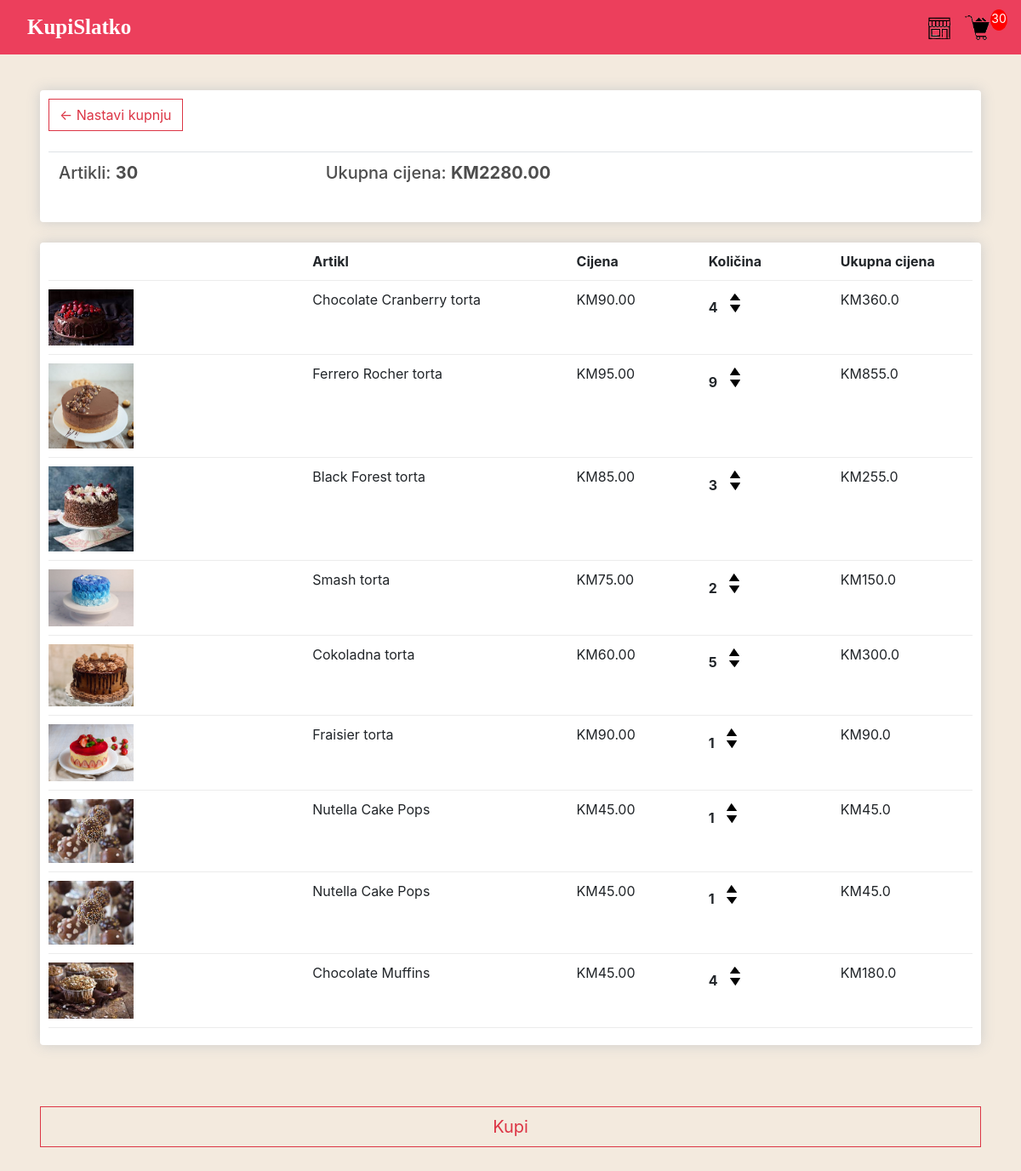
/kosarica/ (signed in), run on the app's committed database.
### aplikacija/models.py (models this page shows, shortened)
class Order(models.Model):
    slug = models.SlugField(unique=True, db_index=True, null=True)
    customer = models.ForeignKey(Customer, on_delete= models.SET_NULL, blank= True, null= True)
    date_ordered = models.DateTimeField(auto_now_add= True)
    complete = models.BooleanField(default= False, null= True, blank= False)
    transaction_id = models.CharField(max_length=50, null= True)
    @property
    def get_cart_total(self):
        orderitems = self.orderitem_set.all()
        total = sum([item.get_total for item in orderitems])
        return total
    @property
    def get_cart_items(self):
        orderitems = self.orderitem_set.all()
        total = sum([item.quantity for item in orderitems])
        return total

class OrderItem(models.Model):
    slug = models.SlugField(unique=True, db_index=True, null=True)
    product = models.ForeignKey(Product, on_delete=models.SET_NULL, blank= True, null= True)
    order = models.ForeignKey(Order, on_delete=models.SET_NULL, blank= True, null= True)
    quantity = models.IntegerField(default= 0, null= True, blank= True)
    date_added = models.DateTimeField(auto_now_add= True)
    @property
    def get_total(self):
        total = self.product.price * self.quantity
        return total

class Product(models.Model):
    name = models.CharField(max_length=50, null= True)
    price = models.FloatField()
    content = models.TextField(default= 0)
    priprema = models.TextField(default= 0)
    sastojci = models.TextField(default= 0)
    image = models.ImageField(null= True, blank= True)
    @property
    def imageURL(self):
        try:
            url = self.image.url
        except:
            url = ""
        return url

### aplikacija/views.py (the view)
# urls.py: path("kosarica/", views.kosarica, name="kosarica"),
def kosarica(request):
    if request.user.is_authenticated:
        customer = request.user.customer
        order, created = Order.objects.get_or_create(customer = customer, complete = False)
        items = order.orderitem_set.all()
        cartItems = order.get_cart_items
    else:
        items = []
        order = {"get_cart_total":0, "get_cart_items":0}
        cartItems = order["get_cart_items"]
    context = {
        "items": items,
        "order": order,
        "cartItems": cartItems
    }
    return render (request, "aplikacija/kosarica.html", context)

### aplikacija/templates/aplikacija/kosarica.html (shortened to what this page needs)
{% extends 'aplikacija/index.html' %}
{% load static %}
{% block content %}
    <div class = "row">
        <div class = "col-lg-12">
            <div class = "box-element">
            <a class = "btn btn-outline-danger" href="{% url 'trgovina' %}"> &#x2190; Nastavi kupnju</a>
            <br>
            <br>
            <table class = "table">
                <tr>
                    <th><h5>Artikli: <strong>{{order.get_cart_items}}</strong></h5></th>
                    <th><h5>Ukupna cijena: <strong>KM{{order.get_cart_total|floatformat:2}}</strong></h5></th>
                </tr>
            </table>
        </div>
        <br>
        <div class = "box-element" >
            <div class = "cart-row" >
                <div style="flex:2"></div>
                <div style="flex:2"><strong>Artikl</strong></div>
                <div style="flex:1"><strong>Cijena</strong></div>
                <div style="flex:1"><strong>Količina</strong></div>
                <div style="flex:1"><strong>Ukupna cijena</strong></div>
            </div>
            {% for item in items  %}
        <div class="cart-row">
				<div style="flex:2"><img class="row-image" src="{{item.product.imageURL}}"></div>
				<div style="flex:2">{{item.product.name}}</div>
				<div style="flex:1">KM{{item.product.price|floatformat:2}}</div>
				<div style="flex:1">
				<p class="quantity">{{item.quantity}}</p>
				<div class="quantity">
					<img data-product="{{item.product.id}}" data-action="add" class="chg-quantity update-cart" src="{% static  'images/arrow-up.png' %}">
					<img data-product="{{item.product.id}}" data-action="remove" class="chg-quantity update-cart" src="{% static  'images/arrow-down.png' %}">
				</div>
			</div>
		<div style="flex:1"><p>KM{{item.get_total}}</p></div>
	</div>
    {% endfor %}
        </div>
        <br>
        <br>
        <br>
        <a class = "btn btn-outline-danger btn-lg btn-block" href="{% url 'hvala' %}"> Kupi</a>
    </div>
</div>
{% endblock content %}

### static/css/main.css (style rules this page uses)
body { background-color: hsl(0, 0%, 98%); }
h1,h2,h3,h4,h5,h6 { color:hsl(0, 0%, 30%); }
.box-element { box-shadow:hsl(0, 0%, 80%) 0 0 16px; background-color: #fff; border-radius: 4px; padding: 10px; }
.col-lg-4, .col-lg-6, .col-lg-8, .col-lg-12 { margin-top: 10px; }
.btn { border-radius: 0; }
.row { margin: 2rem; }
.row-image { width: 100px; }
.cart-row { display: flex; align-items: flex-stretch; padding-bottom: 10px; margin-bottom: 10px; border-bottom: 1px solid #ececec; }
.quantity { display: inline-block; font-weight: 700; padding-right:10px; }
.chg-quantity { width: 12px; cursor: pointer; display: block; margin-top: 5px; transition:.1s; }
body { background-color: rgb(243, 234, 222); }
* { box-sizing:border-box; }
body { filter: progid:DXImageTransform.Microsoft.gradient( startColorstr='#ffffff', endColorstr='#e1e8ed',GradientType=0 ); height: 100%; margin: 0; background-repeat: no-repeat; background-attachment: fixed; }

### data on the page
Order: get_cart_items "30", get_cart_total "2280.00"
OrderItem: product.imageURL (picture), product.name "Chocolate Cranberry torta", product.price "90.00", quantity "4", get_total "360.0"
OrderItem: product.imageURL (picture), product.name "Ferrero Rocher torta", product.price "95.00", quantity "9", get_total "855.0"
OrderItem: product.imageURL (picture), product.name "Black Forest torta", product.price "85.00", quantity "3", get_total "255.0"
OrderItem: product.imageURL (picture), product.name "Smash torta", product.price "75.00", quantity "2", get_total "150.0"
OrderItem: product.imageURL (picture), product.name "Cokoladna torta", product.price "60.00", quantity "5", get_total "300.0"
OrderItem: product.imageURL (picture), product.name "Fraisier torta", product.price "90.00", quantity "1", get_total "90.0"
OrderItem: product.imageURL (picture), product.name "Nutella Cake Pops", product.price "45.00", quantity "1", get_total "45.0"
OrderItem: product.imageURL (picture), product.name "Nutella Cake Pops", product.price "45.00", quantity "1", get_total "45.0"
OrderItem: product.imageURL (picture), product.name "Chocolate Muffins", product.price "45.00", quantity "4", get_total "180.0"

### other printed values
{{ cartItems }} "30"
